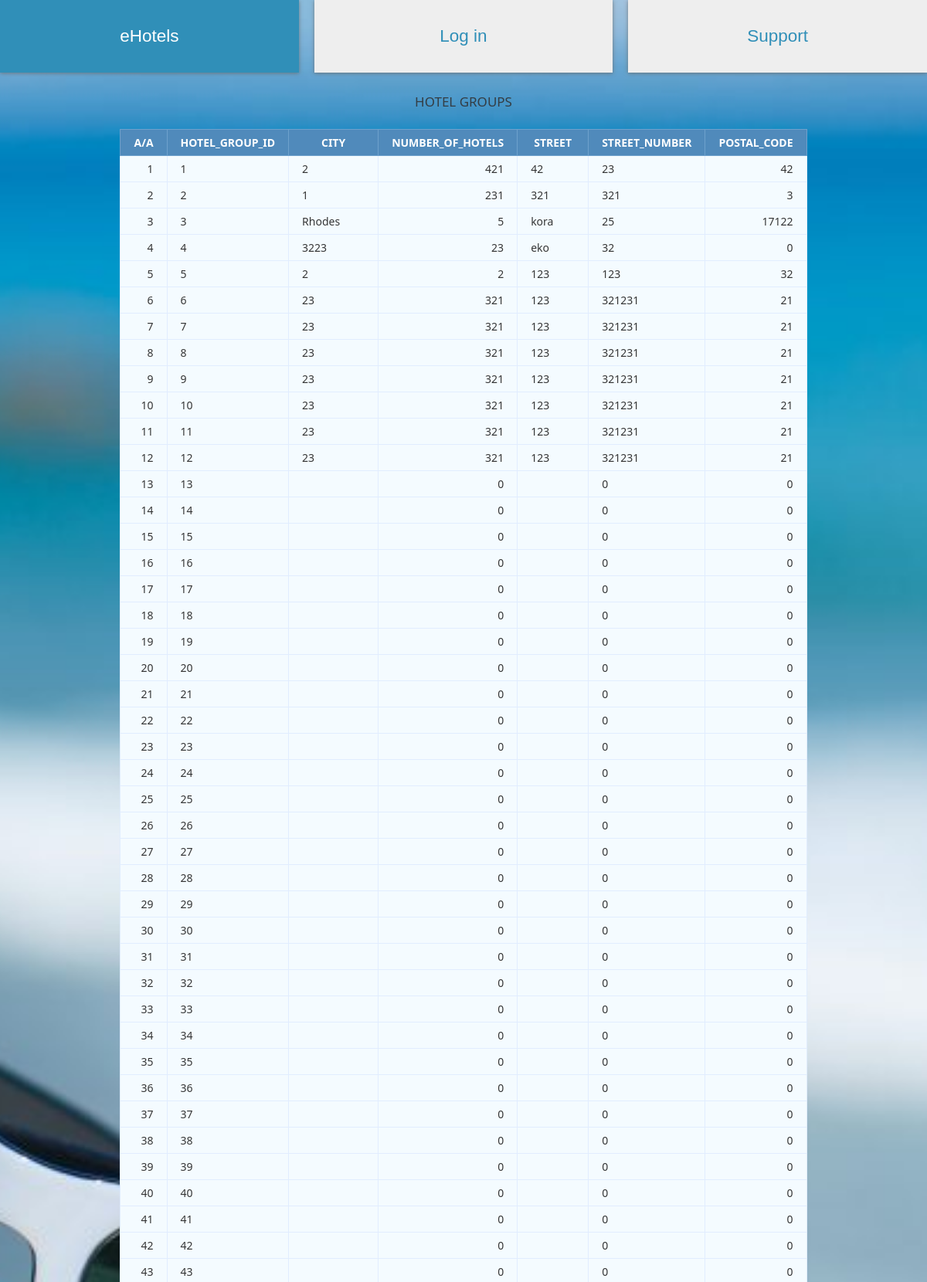
/Html,php/view_hotel_group.php (upper part), run on the app's committed database.
### tables this page shows
CREATE TABLE `hotel_group` (
  `Hotel_group_id` int(11) NOT NULL,
  `Number_of_hotels` int(11) NOT NULL,
  `Street` varchar(45) NOT NULL,
  `City` varchar(45) NOT NULL,
  `Number` int(11) NOT NULL,
  `Postal_code` int(11) NOT NULL
);

### Html,php/view_hotel_group.php (the view, shortened to what this page needs)
<html lang="gre">
  <head>
    <?php include "cssCode.php" ?>
</head>
  <body>
    <div class="wrapper">
      <?php include "top_buttons.php"  ?>
<html>
<body>
<?php
$conn = mysqli_connect("127.0.0.1","root","","test");
$sql = "SELECT *
			FROM hotel_group";
$query = mysqli_query($conn, $sql);
?>
<html>
<head>
</head>
<body>
	<b><h1>Hotel Groups</h1><br></b>
	<table class="data-table">
		<thead>
			<tr>
				<th>A/A</th>
				<th>Hotel_group_id</th>
				<th>City</th>
				<th>Number_of_hotels</th>
				<th>Street</th>
				<th>Street_Number</th>
				<th>Postal_Code</th>
			</tr>
		</thead>
		<tbody>
		<?php
		$no 	= 1;
 		while ($row = mysqli_fetch_array($query))
		{
 			echo '<tr>
					<td>'.$no.'</td>
					<td>'.$row['Hotel_group_id'].'</td>
					<td>'.$row['City'] .'</td>
					<td>'.$row['Number_of_hotels'] . '</td>
					<td>'.$row['Street'] . '</td>
					<td>'.$row['Number'] . '</td>
					<td>'.$row['Postal_code'] . '</td>
 				</tr>';
 			$no++;
		}?>
		</tbody>
	</table>
</body>
</html>

### Html,php/w3.css (style rules this page uses)
:root { --primary:rgb(83, 168, 230); --dark:rgb(48, 143, 184); --light:#fff; --shadow:0 1px 5px rgba(104,104,104, 0.8); --advancedSearch:#eee; }
html { box-sizing:border-box }
*,*:before,*:after { box-sizing:inherit }
html { -ms-text-size-adjust:100%;-webkit-text-size-adjust:100% }
body { margin:0 }
html,body { font-family:Verdana,sans-serif;font-size:15px;line-height:1.5 }
html { overflow-x:hidden }
h1 { font-size:36px }
h1,h2,h3,h4,h5,h6 { font-family:"Segoe UI",Arial,sans-serif;font-weight:400;margin:10px 0 }

### Html,php/eHotels.css (style rules this page uses)
:root { --primary:rgb(83, 168, 230); --dark:rgb(48, 143, 184); --light:#fff; --shadow:0 1px 5px rgba(104,104,104, 0.8); --advancedSearch:rgb(0, 0, 0); }
* { margin:0; padding:0; }
body { background-color:rgb(251, 253, 255); background: url("./image/eHotels.jpg"); background-size: cover; background-position: bottom; }

### Html,php/checkbox.css (style rules this page uses)
:root { --primary:rgb(83, 168, 230); --dark:rgb(48, 143, 184); --light:#fff; --shadow:0 1px 5px rgba(104,104,104, 0.8); }

### Html,php/view_hotel_group.php (style rules this page uses)
body { font-size: 15px; color: #343d44; font-family: "segoe-ui", "open-sans", tahoma, arial; padding: 0; margin: 0; }
table { margin: auto; font-family: "Lucida Sans Unicode", "Lucida Grande", "Segoe Ui"; font-size: 12px; }
h1 { margin: 25px auto 0; text-align: center; text-transform: uppercase; font-size: 17px; }
table td { transition: all .5s; }
.data-table { border-collapse: collapse; font-size: 14px; min-width: 537px; }
.data-table th, .data-table td { border: 1px solid #e1edff; padding: 7px 17px; }
.data-table thead th { background-color: #508abb; color: #FFFFFF; border-color: #6ea1cc !important; text-transform: uppercase; }
.data-table tbody td { color: #353535; }
.data-table tbody td:first-child, .data-table tbody td:nth-child(4), .data-table tbody td:last-child { text-align: right; }
.data-table tbody tr:nth-child(odd) td { background-color: #f4fbff; }
.data-table tbody tr:nth-child(even) td { background-color: #f4fbff; }

### data on the page
hotel_group: Hotel_group_id "1", City "2", Number_of_hotels "421", Street "42", Number "23", Postal_code "42"
hotel_group: Hotel_group_id "2", City "1", Number_of_hotels "231", Street "321", Number "321", Postal_code "3"
hotel_group: Hotel_group_id "3", City "Rhodes", Number_of_hotels "5", Street "kora", Number "25", Postal_code "17122"
hotel_group: Hotel_group_id "4", City "3223", Number_of_hotels "23", Street "eko", Number "32", Postal_code "0"
hotel_group: Hotel_group_id "5", City "2", Number_of_hotels "2", Street "123", Number "123", Postal_code "32"
hotel_group: Hotel_group_id "6", City "23", Number_of_hotels "321", Street "123", Number "321231", Postal_code "21"
hotel_group: Hotel_group_id "7", City "23", Number_of_hotels "321", Street "123", Number "321231", Postal_code "21"
hotel_group: Hotel_group_id "8", City "23", Number_of_hotels "321", Street "123", Number "321231", Postal_code "21"
hotel_group: Hotel_group_id "9", City "23", Number_of_hotels "321", Street "123", Number "321231", Postal_code "21"
hotel_group: Hotel_group_id "10", City "23", Number_of_hotels "321", Street "123", Number "321231", Postal_code "21"
hotel_group: Hotel_group_id "11", City "23", Number_of_hotels "321", Street "123", Number "321231", Postal_code "21"
hotel_group: Hotel_group_id "12", City "23", Number_of_hotels "321", Street "123", Number "321231", Postal_code "21"
hotel_group: Hotel_group_id "13", Number_of_hotels "0", Number "0", Postal_code "0"
hotel_group: Hotel_group_id "14", Number_of_hotels "0", Number "0", Postal_code "0"
hotel_group: Hotel_group_id "15", Number_of_hotels "0", Number "0", Postal_code "0"
hotel_group: Hotel_group_id "16", Number_of_hotels "0", Number "0", Postal_code "0"
hotel_group: Hotel_group_id "17", Number_of_hotels "0", Number "0", Postal_code "0"
hotel_group: Hotel_group_id "18", Number_of_hotels "0", Number "0", Postal_code "0"
hotel_group: Hotel_group_id "19", Number_of_hotels "0", Number "0", Postal_code "0"
hotel_group: Hotel_group_id "20", Number_of_hotels "0", Number "0", Postal_code "0"
hotel_group: Hotel_group_id "21", Number_of_hotels "0", Number "0", Postal_code "0"
hotel_group: Hotel_group_id "22", Number_of_hotels "0", Number "0", Postal_code "0"
hotel_group: Hotel_group_id "23", Number_of_hotels "0", Number "0", Postal_code "0"
hotel_group: Hotel_group_id "24", Number_of_hotels "0", Number "0", Postal_code "0"
hotel_group: Hotel_group_id "25", Number_of_hotels "0", Number "0", Postal_code "0"
hotel_group: Hotel_group_id "26", Number_of_hotels "0", Number "0", Postal_code "0"
hotel_group: Hotel_group_id "27", Number_of_hotels "0", Number "0", Postal_code "0"
hotel_group: Hotel_group_id "28", Number_of_hotels "0", Number "0", Postal_code "0"
hotel_group: Hotel_group_id "29", Number_of_hotels "0", Number "0", Postal_code "0"
hotel_group: Hotel_group_id "30", Number_of_hotels "0", Number "0", Postal_code "0"
hotel_group: Hotel_group_id "31", Number_of_hotels "0", Number "0", Postal_code "0"
hotel_group: Hotel_group_id "32", Number_of_hotels "0", Number "0", Postal_code "0"
hotel_group: Hotel_group_id "33", Number_of_hotels "0", Number "0", Postal_code "0"
hotel_group: Hotel_group_id "34", Number_of_hotels "0", Number "0", Postal_code "0"
hotel_group: Hotel_group_id "35", Number_of_hotels "0", Number "0", Postal_code "0"
hotel_group: Hotel_group_id "36", Number_of_hotels "0", Number "0", Postal_code "0"
hotel_group: Hotel_group_id "37", Number_of_hotels "0", Number "0", Postal_code "0"
hotel_group: Hotel_group_id "38", Number_of_hotels "0", Number "0", Postal_code "0"
hotel_group: Hotel_group_id "39", Number_of_hotels "0", Number "0", Postal_code "0"
hotel_group: Hotel_group_id "40", Number_of_hotels "0", Number "0", Postal_code "0"
hotel_group: Hotel_group_id "41", Number_of_hotels "0", Number "0", Postal_code "0"
hotel_group: Hotel_group_id "42", Number_of_hotels "0", Number "0", Postal_code "0"
hotel_group: Hotel_group_id "43", Number_of_hotels "0", Number "0", Postal_code "0"

### other printed values
$loggedInAs "Log in"
